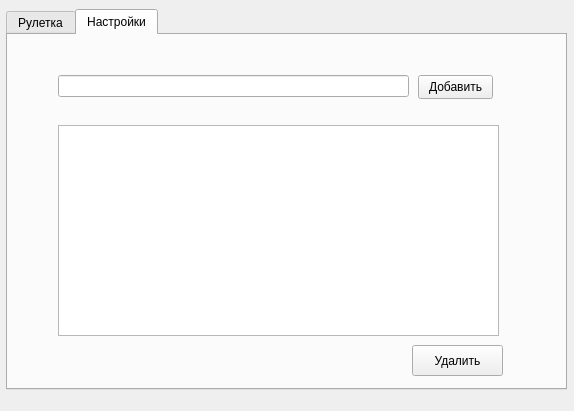
<?xml version="1.0" encoding="UTF-8"?>
<ui version="4.0">
 <class>Form</class>
 <widget class="QWidget" name="Form">
  <property name="geometry">
   <rect>
    <x>0</x>
    <y>0</y>
    <width>574</width>
    <height>411</height>
   </rect>
  </property>
  <property name="windowTitle">
   <string>Hobby Roll</string>
  </property>
  <widget class="QTabWidget" name="tabWidget">
   <property name="geometry">
    <rect>
     <x>6</x>
     <y>9</y>
     <width>561</width>
     <height>381</height>
    </rect>
   </property>
   <property name="currentIndex">
    <number>1</number>
   </property>
   <widget class="QWidget" name="roll">
    <attribute name="title">
     <string>Рулетка</string>
    </attribute>
    <widget class="QLabel" name="roll_text">
     <property name="geometry">
      <rect>
       <x>10</x>
       <y>100</y>
       <width>531</width>
       <height>111</height>
      </rect>
     </property>
     <property name="font">
      <font>
       <family>Tahoma</family>
       <pointsize>20</pointsize>
      </font>
     </property>
     <property name="text">
      <string>Крути</string>
     </property>
     <property name="scaledContents">
      <bool>true</bool>
     </property>
     <property name="alignment">
      <set>Qt::AlignmentFlag::AlignCenter</set>
     </property>
     <property name="wordWrap">
      <bool>true</bool>
     </property>
     <property name="openExternalLinks">
      <bool>false</bool>
     </property>
    </widget>
    <widget class="QPushButton" name="roll_btn">
     <property name="geometry">
      <rect>
       <x>470</x>
       <y>10</y>
       <width>75</width>
       <height>24</height>
      </rect>
     </property>
     <property name="text">
      <string>Крутить</string>
     </property>
    </widget>
   </widget>
   <widget class="QWidget" name="settings">
    <attribute name="title">
     <string>Настройки</string>
    </attribute>
    <widget class="QPushButton" name="add_btn">
     <property name="geometry">
      <rect>
       <x>410</x>
       <y>40</y>
       <width>75</width>
       <height>24</height>
      </rect>
     </property>
     <property name="text">
      <string>Добавить</string>
     </property>
    </widget>
    <widget class="QLineEdit" name="new_hobby">
     <property name="geometry">
      <rect>
       <x>50</x>
       <y>40</y>
       <width>351</width>
       <height>22</height>
      </rect>
     </property>
    </widget>
    <widget class="QListWidget" name="hobby_list">
     <property name="geometry">
      <rect>
       <x>50</x>
       <y>90</y>
       <width>441</width>
       <height>211</height>
      </rect>
     </property>
    </widget>
    <widget class="QPushButton" name="del_btn">
     <property name="geometry">
      <rect>
       <x>404</x>
       <y>310</y>
       <width>91</width>
       <height>31</height>
      </rect>
     </property>
     <property name="text">
      <string>Удалить</string>
     </property>
    </widget>
   </widget>
  </widget>
 </widget>
 <resources/>
 <connections/>
</ui>
